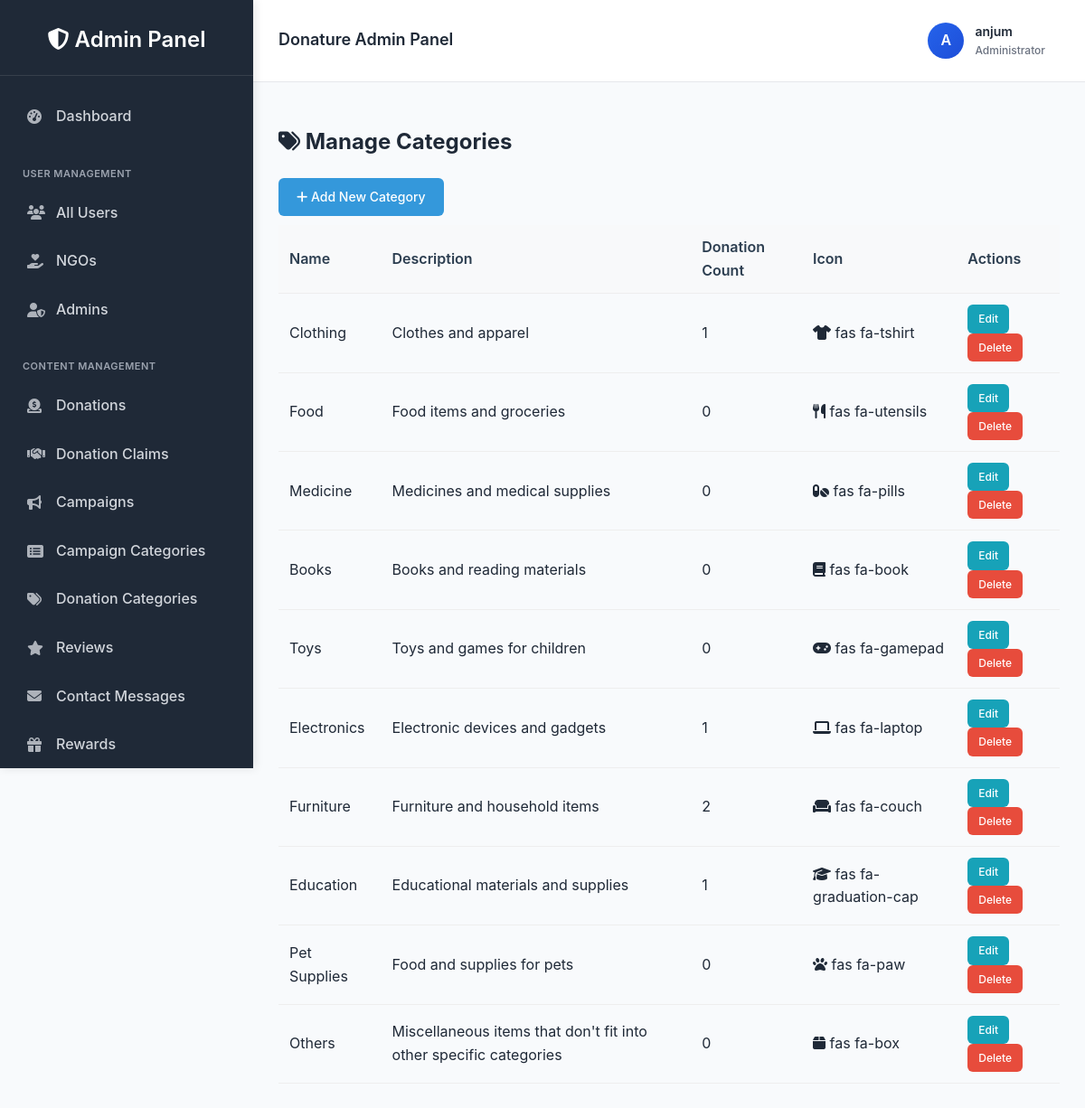
The app's page /panel/categories/ (signed in) with its own data.
### donations/models.py (models this page shows, shortened)
class User(AbstractUser):
    USER_TYPE_CHOICES = (
        ('donor/recipient', 'Donor/Recipient'),
        ('ngo', 'NGO'),
        ('admin', 'Admin'),
    )
    user_type = models.CharField(max_length=20, choices=USER_TYPE_CHOICES, blank=True, null=True)
    is_approved = models.BooleanField(default=False)  # For NGO approval
    profile_picture = models.ImageField(upload_to='profile_pics/', blank=True, null=True) # Profile picture field

class Category(models.Model):
    name = models.CharField(max_length=100)
    description = models.TextField(blank=True)
    icon = models.CharField(max_length=50, blank=True)
    class Meta:
        verbose_name_plural = "Categories"

### custom_admin/views.py (the view)
    def wrapper(request, *args, **kwargs):
        if not request.user.is_authenticated or request.user.user_type != "admin":
            return HttpResponseForbidden("Access Denied!")
        return view_func(request, *args, **kwargs)

### custom_admin/views.py (called while the page is built)
def admin_only(view_func):
    def wrapper(request, *args, **kwargs):
        if not request.user.is_authenticated or request.user.user_type != "admin":
            return HttpResponseForbidden("Access Denied!")
        return view_func(request, *args, **kwargs)
    return wrapper

def admin_context(request):
    if request.user.is_authenticated and request.user.user_type == 'admin':
        return {
            'pending_ngos_count': User.objects.filter(user_type='ngo', is_approved=False).count(),
            'pending_campaigns_count': Campaign.objects.filter(status='pending').count(),
            'pending_requests_count': RequestItem.objects.filter(status='pending').count(),
        }
    return {}

@login_required
@admin_only
def manage_categories(request):
    categories = Category.objects.all().annotate(
        donation_count=Count('donationitem')
    )
    return render(request, "custom_admin/manage_categories.html", {"categories": categories})

### donations/context_processors.py (called while the page is built)
def notifications_context(request):
    if request.user.is_authenticated:
        notifications = Notification.objects.filter(user=request.user).order_by('-created_at')[:5]
        unread_count = Notification.objects.filter(user=request.user, is_read=False).count()
    else:
        notifications = []
        unread_count = 0
    return {
        'notifications': notifications,
        'notifications_unread_count': unread_count
    }

### custom_admin/templates/custom_admin/manage_categories.html
{% extends "custom_admin/base_admin.html" %}
{% block content %}
<div class="page-header">
    <h2><i class="fas fa-tags"></i> Manage Categories</h2>
    <a href="{% url 'create_category' %}" class="btn btn-primary">
        <i class="fas fa-plus"></i> Add New Category
    </a>
</div>
<div class="card">
    <div class="card-body">
        {% if categories %}
        <div class="table-responsive">
            <table class="data-table">
                <thead>
                    <tr>
                        <th>Name</th>
                        <th>Description</th>
                        <th>Donation Count</th>
                        <th>Icon</th>
                        <th>Actions</th>
                    </tr>
                </thead>
                <tbody>
                    {% for category in categories %}
                    <tr>
                        <td>{{ category.name }}</td>
                        <td>{{ category.description|truncatewords:10 }}</td>
                        <td>{{ category.donation_count }}</td>
                        <td><i class="{{ category.icon }}"></i> {{ category.icon }}</td>
                        <td>
                            <a href="{% url 'edit_category' category.id %}" class="btn btn-sm btn-info">Edit</a>
                            <a href="{% url 'delete_category' category.id %}" class="btn btn-sm btn-danger" onclick="return confirm('Are you sure?')">Delete</a>
                        </td>
                    </tr>
                    {% endfor %}
                </tbody>
            </table>
        </div>
        {% else %}
        <p class="text-muted">No categories found.</p>
        {% endif %}
    </div>
</div>
{% endblock %}

### custom_admin/templates/custom_admin/base_admin.html (shortened to what this page needs)
{% load static %}
<!DOCTYPE html>
<html lang="en">
<head>
    <link rel="stylesheet" href="{% static 'custom_admin/css/base_admin.css' %}">
    <link rel="stylesheet" href="https://cdnjs.cloudflare.com/ajax/libs/font-awesome/6.4.0/css/all.min.css">
</head>
<body>
    <div class="admin-container">
        <div class="admin-sidebar">
            <div class="sidebar-header">
                <h2><i class="fas fa-shield-alt"></i> Admin Panel</h2>
            </div>
            <div class="sidebar-menu">
                <a href="{% url 'admin_dashboard' %}" class="menu-item {% if request.resolver_match.url_name == 'admin_dashboard' %}active{% endif %}
">
                    <i class="fas fa-tachometer-alt"></i> Dashboard
                </a>
                <div class="menu-section">User Management</div>
                <a href="{% url 'manage_users' %}" class="menu-item">
                    <i class="fas fa-users"></i> All Users
                </a>
                <a href="{% url 'manage_ngos' %}" class="menu-item">
                    <i class="fas fa-hand-holding-heart"></i> NGOs
                </a>
                <a href="{% url 'manage_admins' %}" class="menu-item">
                    <i class="fas fa-user-shield"></i> Admins
                </a>
                <div class="menu-section">Content Management</div>
                <a href="{% url 'manage_donations' %}" class="menu-item">
                    <i class="fas fa-donate"></i> Donations
                </a>
                <a href="{% url 'manage_donation_claims' %}" class="menu-item">
                    <i class="fas fa-handshake"></i> Donation Claims
                </a>
                <a href="{% url 'manage_campaigns' %}" class="menu-item">
                    <i class="fas fa-bullhorn"></i> Campaigns
                </a>
                <a href="{% url 'manage_campaign_categories' %}" class="menu-item">
    <i class="fas fa-list-alt"></i> Campaign Categories
</a>
<a href="{% url 'manage_categories' %}" class="menu-item">
    <i class="fas fa-tags"></i> Donation Categories
</a>
                <a href="{% url 'manage_reviews' %}" class="menu-item">
                    <i class="fas fa-star"></i> Reviews
                </a>
                <a href="{% url 'contact_messages' %}" class="menu-item">
    <i class="fas fa-envelope"></i> Contact Messages
</a>
<a href="{% url 'manage_rewards' %}" class="menu-item">
    <i class="fas fa-gift"></i> Rewards
</a>
            </div>
        </div>
        <div class="admin-content">
            <div class="admin-topbar">
                <div class="topbar-left">
                    <h3>Donature Admin Panel</h3>
                </div>
                <div class="topbar-right">
                    <div class="admin-profile-menu">
                        <div class="profile-info">
                            <div class="profile-avatar">
                                {{ request.user.username|first|upper }}
                            </div>
                            <div>
                                <div class="profile-name">{{ request.user.username }}</div>
                                <div class="profile-role">Administrator</div>
                            </div>
                        </div>
                    </div>
                </div>
            </div>
            <main class="main-content">
                {% block content %}{% endblock %}
            </main>
        </div>
    </div>
</body>
</html>

### custom_admin/static/custom_admin/css/base_admin.css (style rules this page uses)
:root { --primary: #2563eb; --primary-dark: #1d4ed8; --secondary: #ff7e5f; --secondary-light: #feb47b; --accent: #10b981; --danger: #ef4444; --warning: #f59e0b; --background: #f8fafc; --surface: #ffffff; --text-primary: #1f2937; --text-secondary: #6b7280; --border: #e5e7eb; --sidebar-bg: #1f2937; }
body { margin: 0; font-family: 'Inter', 'Segoe UI', Tahoma, Geneva, Verdana, sans-serif; background: var(--background); color: var(--text-primary); line-height: 1.6; }
.admin-container { display: flex; min-height: 100vh; }
.admin-sidebar { width: 280px; background: var(--sidebar-bg); color: white; padding: 25px 0; box-shadow: 2px 0 10px rgba(0, 0, 0, 0.1); position: fixed; height: 100vh; left: 0; top: 0; overflow-y: auto; }
.sidebar-header { padding: 0 20px 20px; text-align: center; border-bottom: 1px solid rgba(255, 255, 255, 0.1); margin-bottom: 20px; }
.sidebar-header h2 { margin: 0; font-size: 24px; font-weight: 600; color: white; }
.sidebar-menu { padding: 0 15px; }
.menu-section { padding: 15px 10px 5px; font-size: 11px; text-transform: uppercase; color: #9ca3af; font-weight: 600; letter-spacing: 0.5px; margin-top: 15px; }
.menu-item { display: flex; align-items: center; padding: 12px 15px; color: #d1d5db; text-decoration: none; border-radius: 6px; margin: 4px 0; transition: all 0.3s ease; font-weight: 500; }
.menu-item i { width: 20px; margin-right: 12px; font-size: 16px; opacity: 0.8; }
.admin-content { flex: 1; display: flex; flex-direction: column; margin-left: 280px; min-height: 100vh; }
.admin-topbar { background: var(--surface); padding: 16px 28px; display: flex; justify-content: space-between; align-items: center; box-shadow: 0 1px 3px rgba(0, 0, 0, 0.1); border-bottom: 1px solid var(--border); }
.topbar-left { display: flex; align-items: center; gap: 16px; }
.admin-topbar h3 { margin: 0; color: var(--text-primary); font-weight: 600; font-size: 18px; }
.topbar-right { display: flex; align-items: center; gap: 16px; }
.admin-profile-menu { position: relative; display: flex; align-items: center; gap: 12px; padding: 8px 16px; border-radius: 8px; transition: all 0.3s ease; cursor: pointer; }
.profile-info { display: flex; align-items: center; gap: 12px; }
.profile-avatar { width: 40px; height: 40px; border-radius: 50%; background: linear-gradient(135deg, var(--primary) 0%, var(--primary-dark) 100%); display: flex; align-items: center; justify-content: center; color: white; font-weight: 600; font-size: 16px; }
.profile-name { color: var(--text-primary); font-weight: 600; font-size: 14px; white-space: nowrap; }
.profile-role { color: var(--text-secondary); font-size: 12px; font-weight: 500; }
.main-content { flex: 1; padding: 28px; background: var(--background); overflow-y: auto; }
.menu-item { animation: slideIn 0.3s ease forwards; opacity: 0; }
.menu-item:nth-child(1) { animation-delay: 0.1s; }
.menu-item:nth-child(3) { animation-delay: 0.3s; }
.menu-item:nth-child(4) { animation-delay: 0.4s; }
.menu-item:nth-child(5) { animation-delay: 0.5s; }
.data-table { width: 100%; border-collapse: collapse; margin-top: 10px; }
.data-table th, .data-table td { padding: 12px; text-align: left; border-bottom: 1px solid #eee; }
.data-table th { background: #f8f9fa; font-weight: 600; color: #2c3e50; }
.btn { padding: 10px 20px; border: none; border-radius: 6px; cursor: pointer; font-size: 14px; font-weight: 500; text-decoration: none; display: inline-block; transition: all 0.3s ease; }
.btn-sm { padding: 6px 12px; font-size: 12px; }
.btn-primary { background: #3498db; color: white; }
.btn-danger { background: #e74c3c; color: white; }
.btn-info { background: #17a2b8; color: white; }
.table-responsive { overflow-x: auto; }

### records on screen
User: user.username|first "A", user.username "anjum"
Category: name "Clothing", description "Clothes and apparel", donation_count "1", icon "fas fa-tshirt"
Category: name "Food", description "Food items and groceries", donation_count "0", icon "fas fa-utensils"
Category: name "Medicine", description "Medicines and medical supplies", donation_count "0", icon "fas fa-pills"
Category: name "Books", description "Books and reading materials", donation_count "0", icon "fas fa-book"
Category: name "Toys", description "Toys and games for children", donation_count "0", icon "fas fa-gamepad"
Category: name "Electronics", description "Electronic devices and gadgets", donation_count "1", icon "fas fa-laptop"
Category: name "Furniture", description "Furniture and household items", donation_count "2", icon "fas fa-couch"
Category: name "Education", description "Educational materials and supplies", donation_count "1", icon "fas fa-graduation-cap"
Category: name "Pet Supplies", description "Food and supplies for pets", donation_count "0", icon "fas fa-paw"
Category: name "Others", description "Miscellaneous items that don't fit into other specific categories", donation_count "0", icon "fas fa-box"
